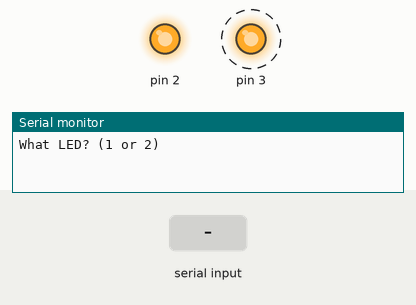
This sketch was run on a simulated Arduino Uno, built with avr-gcc and run on an emulated ATmega328P. Parts: output pins drawn as LEDs (lit = HIGH), the last lines printed to the serial monitor. Dashed ring = blinking. Inputs (shaded band) come from the test bench.

Above: at 0.6 s.
At 1.2 s:
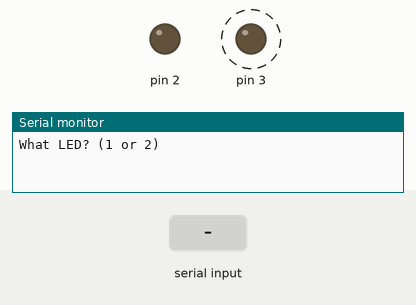
1.3 s: "1 90\n" received over Serial
At 1.71 s:
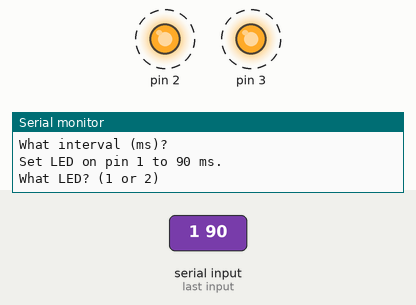
4.3 s: "90 45\n" received over Serial
Timing chart, 0 to 13.3 s (numbered marks = the images above; inputs shaded):
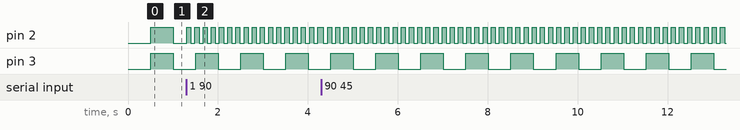

The sketch:

HughesProject2.ino
```cpp
//Global Variables
unsigned long delay1; //Long to store time LED1 starts blinking
unsigned long delay2; //Long to store time LED2 starts blinking
bool LED1On = false; //Bool indicating LED1 is on
bool LED2On = false; //Bool indicating LED2 is on
unsigned long intervalArr[2] = {0}; //Array to store the user-specified intervals. Index 0 holds LED1 interval, Index 1 holds LED2 interval
bool waitForLED = false; //Bool indicating user is choosing an LED
bool waitForInterval = false; //Bool indicating user is choosing an interval
int chosenLED; //Holds the chosen pin's corresponding index

//Helper to clear escape sequences or whitelines after reading input
void flushLineEndings() {
  while (Serial.available()) {
    //Checks if the incoming byte is an escape sequence, if so, removes it from the buffer
    int myChar = Serial.peek();
    if (myChar == '\r' || myChar == '\n' || myChar == ' ' || myChar == '\t') {
      Serial.read();
    }
    else {
      break;
    }
  }
}

//Handles user input and prompts
void task_serial_io() {
  if (Serial.available() > 0) {
    //If the user is choosing an LED, awaits and stores input then outputs interval prompt
    if (waitForLED == true) {
      int choice = Serial.parseInt();
      flushLineEndings();
      if (choice == 1) {
        chosenLED = 0;
        Serial.println("What interval (ms)?");
        waitForLED = false;
        waitForInterval = true;
      }
      else if (choice == 2) {
        chosenLED = 1;
        Serial.println("What interval (ms)?");
        waitForLED = false;
        waitForInterval = true;
      }
      else {
        Serial.println("Please enter 1 or 2 for the LED.");
        Serial.println("What LED? (1 or 2)");
      }
    }
    //If the user is choosing an interval, awaits and stores input then outputs LED prompt
    else if (waitForInterval == true) {
      int userInterval = Serial.parseInt();
      flushLineEndings();
      if (userInterval > 0) {
        intervalArr[chosenLED] = (unsigned long)userInterval;
        Serial.print("Set LED on pin ");
        Serial.print(chosenLED + 1);
        Serial.print(" to ");
        Serial.print(userInterval);
        Serial.println(" ms.");
      }
      else {
        Serial.println("Please enter a positive integer for the interval (ms).");
      }
      Serial.println("What LED? (1 or 2)");
      waitForInterval = false;
      waitForLED = true;
    }
  }
}

//Blinks LED 1 on the specified interval
void task_blink_led1() {
  if ((millis() - delay1) > intervalArr[0]) {
    //Turns the LED off if it is currently on, else turns it on and updates the delay start
    if (LED1On == true) {
      LED1On = false;
      digitalWrite(2, LOW);
    }
    else {
      LED1On = true;
      digitalWrite(2, HIGH);
    }
    delay1 = millis();
  }
}

//Blinks LED 2 on the specified interval
void task_blink_led2() {
  if ((millis() - delay2) > intervalArr[1]) {
    //Turns the LED off if it is currently on, else turns it on and updates the delay start
    if (LED2On == true) {
      LED2On = false;
      digitalWrite(3, LOW);
    }
    else {
      LED2On = true;
      digitalWrite(3, HIGH);
    }
    delay2 = millis();
  }
}

//Creates and populates an array of function pointers with void return type
void (*taskTable[])() = {
  task_serial_io,
  task_blink_led1,
  task_blink_led2
};
int NTASKS = sizeof(taskTable) / sizeof(taskTable[0]);

void setup() {
  Serial.begin(9600);
  Serial.setTimeout(50); //Keeps parseInt from hanging too long

  pinMode(2, OUTPUT);
  pinMode(3, OUTPUT);

  LED1On = false;
  LED2On = false;
  digitalWrite(2, LOW);
  digitalWrite(3, LOW);

  //Sets initial values for delay start, interval, and initial prompt
  delay1 = millis();
  delay2 = millis();
  intervalArr[0] = 500;
  intervalArr[1] = 500;
  Serial.println("What LED? (1 or 2)");
  waitForLED = true;
  waitForInterval = false;
}

void loop() {
  //Performs the cyclic executive dispatching
  for (int i = 0; i < NTASKS; i++) {
    taskTable[i]();
  }
}
```

Measured:
- after the input at 1.3 s, pin 2: alternates HIGH for 0.09 s and LOW for 0.09 s, starting at once
- by itself, pin 3: alternates HIGH for 0.50 s and LOW for 0.50 s
